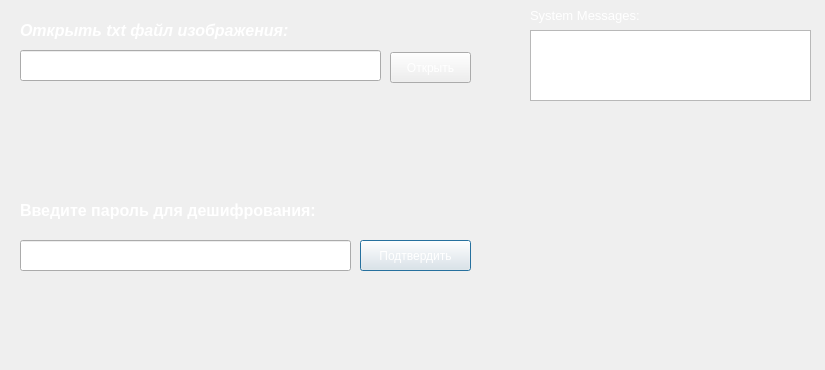
<?xml version="1.0" encoding="UTF-8"?>
<ui version="4.0">
 <class>Decode_img_Dialog</class>
 <widget class="QDialog" name="Decode_img_Dialog">
  <property name="geometry">
   <rect>
    <x>0</x>
    <y>0</y>
    <width>825</width>
    <height>370</height>
   </rect>
  </property>
  <property name="minimumSize">
   <size>
    <width>825</width>
    <height>370</height>
   </size>
  </property>
  <property name="maximumSize">
   <size>
    <width>825</width>
    <height>370</height>
   </size>
  </property>
  <property name="windowTitle">
   <string>Декодер Изображения</string>
  </property>
  <property name="windowIcon">
   <iconset resource="iconscryptor.qrc">
    <normaloff>:/icons/icons/pictures.png</normaloff>:/icons/icons/pictures.png</iconset>
  </property>
  <property name="styleSheet">
   <string notr="true">background-image: url(:/background/icons/background.png);</string>
  </property>
  <widget class="QLabel" name="label">
   <property name="geometry">
    <rect>
     <x>20</x>
     <y>180</y>
     <width>591</width>
     <height>61</height>
    </rect>
   </property>
   <property name="minimumSize">
    <size>
     <width>0</width>
     <height>0</height>
    </size>
   </property>
   <property name="maximumSize">
    <size>
     <width>1000</width>
     <height>1000</height>
    </size>
   </property>
   <property name="styleSheet">
    <string notr="true">color: rgb(255, 255, 255);</string>
   </property>
   <property name="text">
    <string>&lt;html&gt;&lt;head/&gt;&lt;body&gt;&lt;p&gt;&lt;span style=&quot; font-size:12pt; font-weight:600;&quot;&gt;Введите пароль для дешифрования:&lt;/span&gt;&lt;/p&gt;&lt;/body&gt;&lt;/html&gt;</string>
   </property>
  </widget>
  <widget class="QLabel" name="label_3">
   <property name="geometry">
    <rect>
     <x>530</x>
     <y>-5</y>
     <width>271</width>
     <height>41</height>
    </rect>
   </property>
   <property name="minimumSize">
    <size>
     <width>0</width>
     <height>0</height>
    </size>
   </property>
   <property name="maximumSize">
    <size>
     <width>1000</width>
     <height>1000</height>
    </size>
   </property>
   <property name="styleSheet">
    <string notr="true">color: rgb(255, 255, 255);</string>
   </property>
   <property name="text">
    <string>&lt;html&gt;&lt;head/&gt;&lt;body&gt;&lt;p&gt;&lt;span style=&quot; font-size:10pt;&quot;&gt;System Messages:&lt;/span&gt;&lt;/p&gt;&lt;/body&gt;&lt;/html&gt;</string>
   </property>
  </widget>
  <widget class="QPushButton" name="pushButton_accept_pass_decode">
   <property name="geometry">
    <rect>
     <x>360</x>
     <y>240</y>
     <width>111</width>
     <height>31</height>
    </rect>
   </property>
   <property name="minimumSize">
    <size>
     <width>0</width>
     <height>0</height>
    </size>
   </property>
   <property name="maximumSize">
    <size>
     <width>1000</width>
     <height>1000</height>
    </size>
   </property>
   <property name="styleSheet">
    <string notr="true">color: rgb(255, 255, 255);</string>
   </property>
   <property name="text">
    <string>Подтвердить</string>
   </property>
  </widget>
  <widget class="QPushButton" name="pushButton_open_decode">
   <property name="geometry">
    <rect>
     <x>390</x>
     <y>52</y>
     <width>81</width>
     <height>31</height>
    </rect>
   </property>
   <property name="minimumSize">
    <size>
     <width>0</width>
     <height>0</height>
    </size>
   </property>
   <property name="maximumSize">
    <size>
     <width>1000</width>
     <height>1000</height>
    </size>
   </property>
   <property name="styleSheet">
    <string notr="true">color: rgb(255, 255, 255);</string>
   </property>
   <property name="text">
    <string>Открыть</string>
   </property>
  </widget>
  <widget class="QLabel" name="label_4">
   <property name="geometry">
    <rect>
     <x>20</x>
     <y>10</y>
     <width>451</width>
     <height>41</height>
    </rect>
   </property>
   <property name="minimumSize">
    <size>
     <width>0</width>
     <height>0</height>
    </size>
   </property>
   <property name="maximumSize">
    <size>
     <width>1000</width>
     <height>1000</height>
    </size>
   </property>
   <property name="styleSheet">
    <string notr="true">color: rgb(255, 255, 255);</string>
   </property>
   <property name="text">
    <string>&lt;html&gt;&lt;head/&gt;&lt;body&gt;&lt;p&gt;&lt;span style=&quot; font-size:12pt; font-weight:600; font-style:italic;&quot;&gt;Открыть txt файл изображения:&lt;/span&gt;&lt;/p&gt;&lt;/body&gt;&lt;/html&gt;</string>
   </property>
  </widget>
  <widget class="QTextEdit" name="lineEdit_sys_messages_decode">
   <property name="geometry">
    <rect>
     <x>530</x>
     <y>30</y>
     <width>281</width>
     <height>71</height>
    </rect>
   </property>
   <property name="minimumSize">
    <size>
     <width>0</width>
     <height>0</height>
    </size>
   </property>
   <property name="maximumSize">
    <size>
     <width>1000</width>
     <height>1000</height>
    </size>
   </property>
   <property name="styleSheet">
    <string notr="true">color: rgb(255, 255, 255);</string>
   </property>
  </widget>
  <widget class="QLineEdit" name="plainTextEdit_for_pass_decode">
   <property name="geometry">
    <rect>
     <x>20</x>
     <y>240</y>
     <width>331</width>
     <height>31</height>
    </rect>
   </property>
   <property name="minimumSize">
    <size>
     <width>0</width>
     <height>0</height>
    </size>
   </property>
   <property name="maximumSize">
    <size>
     <width>1000</width>
     <height>1000</height>
    </size>
   </property>
   <property name="styleSheet">
    <string notr="true">color: rgb(255, 255, 255);
font: 12pt &quot;MS Shell Dlg 2&quot;;</string>
   </property>
   <property name="echoMode">
    <enum>QLineEdit::Password</enum>
   </property>
  </widget>
  <widget class="QLineEdit" name="lineEdit_path">
   <property name="geometry">
    <rect>
     <x>20</x>
     <y>50</y>
     <width>361</width>
     <height>31</height>
    </rect>
   </property>
   <property name="minimumSize">
    <size>
     <width>0</width>
     <height>0</height>
    </size>
   </property>
   <property name="maximumSize">
    <size>
     <width>1000</width>
     <height>1000</height>
    </size>
   </property>
   <property name="styleSheet">
    <string notr="true">color: rgb(255, 255, 255);</string>
   </property>
  </widget>
 </widget>
 <resources>
  <include location="iconscryptor.qrc"/>
 </resources>
 <connections/>
</ui>
